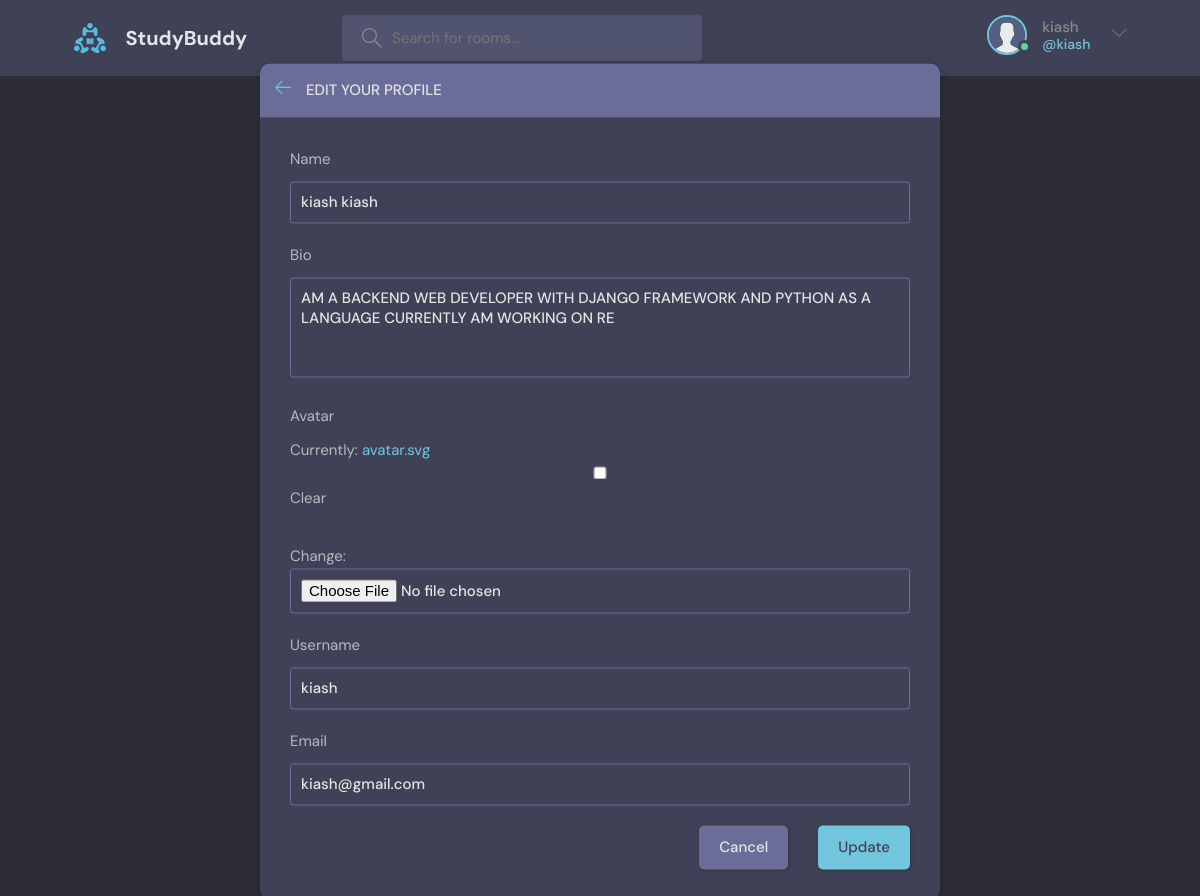
The page /update-user/ (signed in) on the database as committed earlier.
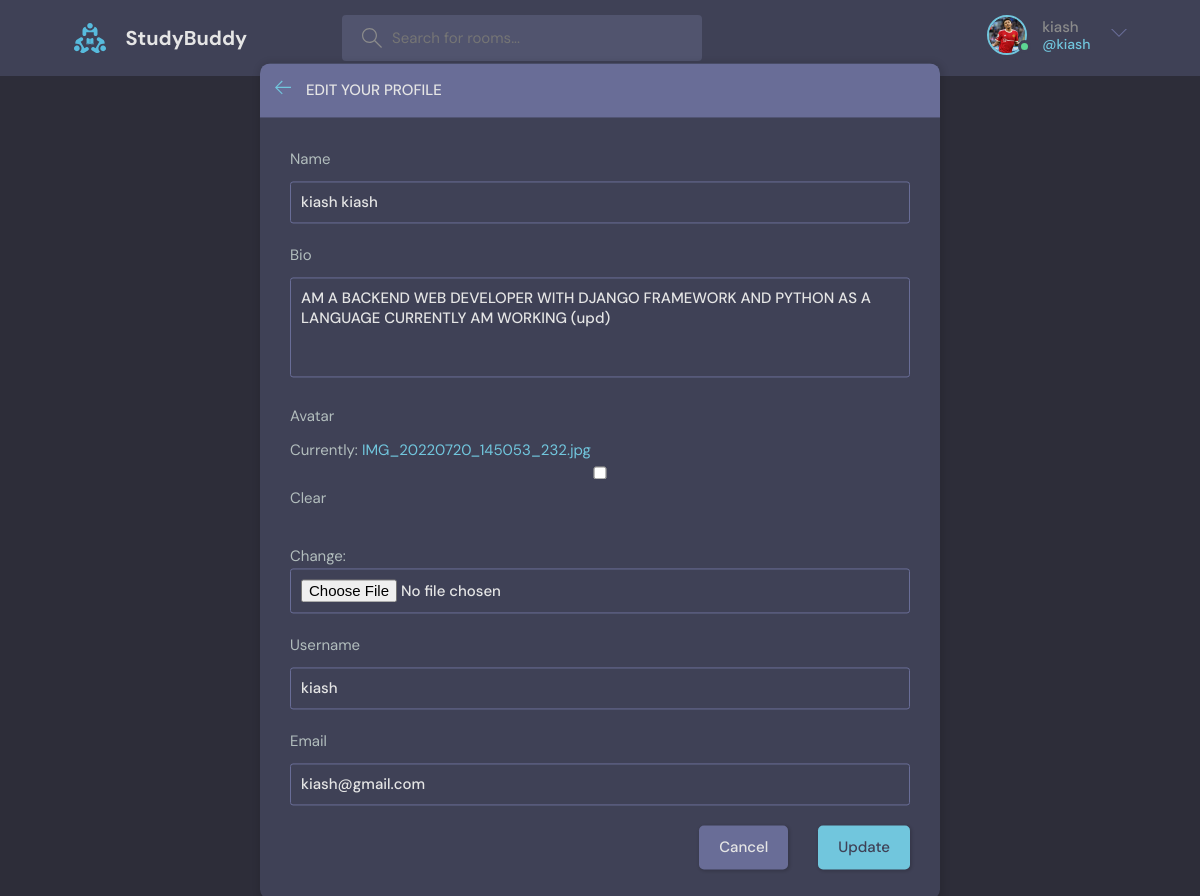
The same page on the database as committed later.
### core/models.py (models this page shows)
class User(AbstractUser):
    name=models.CharField(max_length=100 , blank=True, null=True)
    email=models.EmailField(max_length=100 , unique=True,blank=True, null=True)
    bio=models.TextField(max_length=100 , blank=True, null=True)
    avatar=models.ImageField(default="avatar.svg", blank=True, null=True)
    USERNAME_FIELD = 'email'
    REQUIRED_FIELDS = []

### core/views.py (the view)
# urls.py: path('update-user/',UpdateUser,name='update-user'),
@login_required(login_url='core:login')
def UpdateUser(request):
    user=request.user
    form=Userform(instance=user)
    if request.method=='POST':
        form=Userform(request.POST,request.FILES,instance=user)
        if form.is_valid():
            form.save()
            return redirect('core:profile',pk=user.id)
    context={
        'form':form,
    }
    return render(request,'core/update-user.html',context)

### core/forms.py
class Userform(ModelForm):
    class Meta:
        model = User
        fields = ['name','bio','avatar','username', 'email']

### core/templates/core/update-user.html (shortened to what this page needs)
{% extends 'base.html' %}
{% load static %}
{% block content %}
    <main class="update-account layout">
        <div class="container">
            <div class="layout__box">
                <div class="layout__boxHeader">
                    <div class="layout__boxTitle">
                        <a href="{% url 'core:home' %}">
                            <svg version="1.1" xmlns="http://www.w3.org/2000/svg" width="32" height="32"
                                viewBox="0 0 32 32">
                                <title>arrow-left</title>
                                <path
                                    d="M13.723 2.286l-13.723 13.714 13.719 13.714 1.616-1.611-10.96-10.96h27.625v-2.286h-27.625l10.965-10.965-1.616-1.607z">
                                </path>
                            </svg>
                        </a>
                        <h3>Edit your profile</h3>
                    </div>
                </div>
                <div class="layout__body">
                    <form class="form" action="" method="POST" enctype="multipart/form-data">
                        {% for field in form %}
                        <div class="form__group">
                            <label for="profile_pic">{{field.label}}</label>
                            {{field }}
                        </div>
                        {% endfor %}
                        <div class="form__action">
                            <a class="btn btn--dark" href="index.html">Cancel</a>
                            <button class="btn btn--main" type="submit">Update</button>
                        </div>
                    </form>
                </div>
            </div>
        </div>
    </main>
  {% endblock %}

### templates/nav.html (shortened to what this page needs)
{%load static %}
  <header class="header header--loggedIn">
    <div class="container">
      <a href="{%  url 'core:home' %}" class="header__logo">
        <img src="{% static 'images/logo.svg'  %}" />
        <h1>StudyBuddy</h1>
      </a>
      <form class="header__search" method="GET"  action="{% url 'core:home' %}">
        <label>
          <input type="text" name="q" placeholder="Search for rooms..." />
        </label>
      </form>
      <nav class="header__menu">
        {% if request.user.is_authenticated  %}
          <div class="header__user">
            <a href="{% url 'core:update-user' %}">
              <div class="avatar avatar--medium active">
                <img src="{{request.user.avatar.url}}" />
              </div>
              <p>{{request.user.username}} <span>@{{request.user.username}}</span></p>
            </a>
            <button class="dropdown-button">
              <svg version="1.1" xmlns="http://www.w3.org/2000/svg" width="32" height="32" viewBox="0 0 32 32">
                <title>chevron-down</title>
                <path d="M16 21l-13-13h-3l16 16 16-16h-3l-13 13z"></path>
              </svg>
            </button>
          </div>
        {% else %}
          <a href="{% url 'core:login' %}">
            <img src="{% static  'images/avatar.svg' %}"/>
            <p>Login</p>
          </a>
        {% endif %}
      </nav>
    </div>
  </header>

Rows that differ between the two databases and show on the page:
changed User "kiash": user.avatar: picture added in place of a placeholder; bio "AM A BACKEND WEB DEVELOPER WITH DJANGO FRAMEWORK AND PYTHON AS A LANGUAGE CURRENTLY AM WORKING ON RE" → "AM A BACKEND WEB DEVELOPER WITH DJANGO FRAMEWORK AND PYTHON AS A LANGUAGE CURRENTLY AM WORKING (upd)"
Other text that changed with them:
text no longer shown: "Currently: avatar.svg Clear Change:"
text now shown: "Currently: IMG_20220720_145053_232.jpg Clear Change:"
